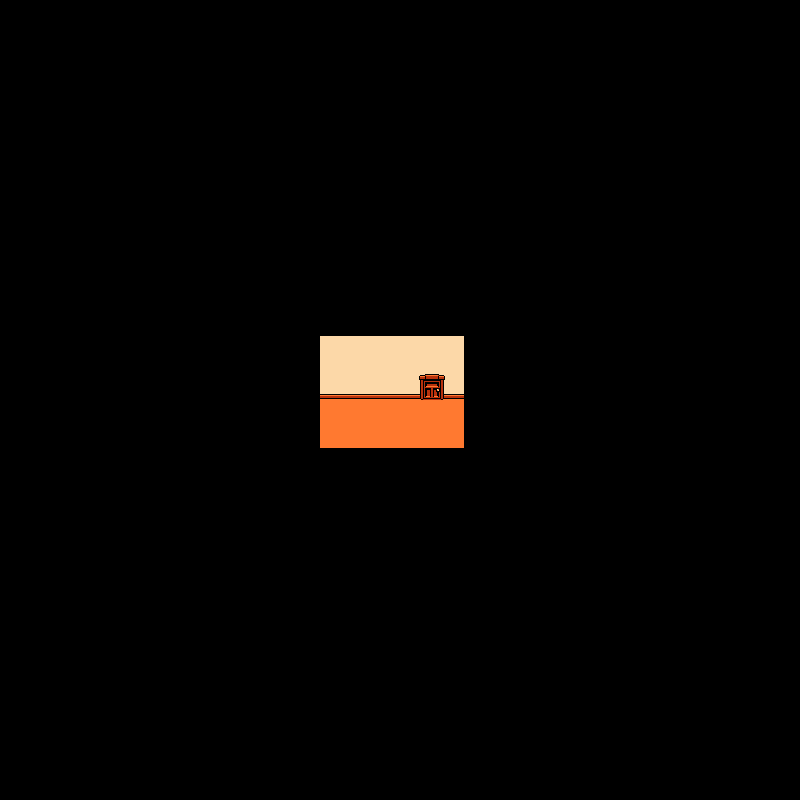

This game map was drawn from its Tiled (.tmx) file and the tilesets committed beside it. A one-line description and the full map source follow:
An orthogonal 50x50 tile map with 16x16 px tiles, 1 tile layer (Tile Layer 1).

<map version="1.5" tiledversion="1.7.0" orientation="orthogonal" renderorder="right-down" width="50" height="50" tilewidth="16" tileheight="16" infinite="0" nextlayerid="2" nextobjectid="1">
 <tileset firstgid="1" source="Sprite-0172.tsx" />
 <layer id="1" name="Tile Layer 1" width="50" height="50">
  <data encoding="csv">
0,0,0,0,0,0,0,0,0,0,0,0,0,0,0,0,0,0,0,0,0,0,0,0,0,0,0,0,0,0,0,0,0,0,0,0,0,0,0,0,0,0,0,0,0,0,0,0,0,0,
0,0,0,0,0,0,0,0,0,0,0,0,0,0,0,0,0,0,0,0,0,0,0,0,0,0,0,0,0,0,0,0,0,0,0,0,0,0,0,0,0,0,0,0,0,0,0,0,0,0,
0,0,0,0,0,0,0,0,0,0,0,0,0,0,0,0,0,0,0,0,0,0,0,0,0,0,0,0,0,0,0,0,0,0,0,0,0,0,0,0,0,0,0,0,0,0,0,0,0,0,
0,0,0,0,0,0,0,0,0,0,0,0,0,0,0,0,0,0,0,0,0,0,0,0,0,0,0,0,0,0,0,0,0,0,0,0,0,0,0,0,0,0,0,0,0,0,0,0,0,0,
0,0,0,0,0,0,0,0,0,0,0,0,0,0,0,0,0,0,0,0,0,0,0,0,0,0,0,0,0,0,0,0,0,0,0,0,0,0,0,0,0,0,0,0,0,0,0,0,0,0,
0,0,0,0,0,0,0,0,0,0,0,0,0,0,0,0,0,0,0,0,0,0,0,0,0,0,0,0,0,0,0,0,0,0,0,0,0,0,0,0,0,0,0,0,0,0,0,0,0,0,
0,0,0,0,0,0,0,0,0,0,0,0,0,0,0,0,0,0,0,0,0,0,0,0,0,0,0,0,0,0,0,0,0,0,0,0,0,0,0,0,0,0,0,0,0,0,0,0,0,0,
0,0,0,0,0,0,0,0,0,0,0,0,0,0,0,0,0,0,0,0,0,0,0,0,0,0,0,0,0,0,0,0,0,0,0,0,0,0,0,0,0,0,0,0,0,0,0,0,0,0,
0,0,0,0,0,0,0,0,0,0,0,0,0,0,0,0,0,0,0,0,0,0,0,0,0,0,0,0,0,0,0,0,0,0,0,0,0,0,0,0,0,0,0,0,0,0,0,0,0,0,
0,0,0,0,0,0,0,0,0,0,0,0,0,0,0,0,0,0,0,0,0,0,0,0,0,0,0,0,0,0,0,0,0,0,0,0,0,0,0,0,0,0,0,0,0,0,0,0,0,0,
0,0,0,0,0,0,0,0,0,0,0,0,0,0,0,0,0,0,0,0,0,0,0,0,0,0,0,0,0,0,0,0,0,0,0,0,0,0,0,0,0,0,0,0,0,0,0,0,0,0,
0,0,0,0,0,0,0,0,0,0,0,0,0,0,0,0,0,0,0,0,0,0,0,0,0,0,0,0,0,0,0,0,0,0,0,0,0,0,0,0,0,0,0,0,0,0,0,0,0,0,
0,0,0,0,0,0,0,0,0,0,0,0,0,0,0,0,0,0,0,0,0,0,0,0,0,0,0,0,0,0,0,0,0,0,0,0,0,0,0,0,0,0,0,0,0,0,0,0,0,0,
0,0,0,0,0,0,0,0,0,0,0,0,0,0,0,0,0,0,0,0,0,0,0,0,0,0,0,0,0,0,0,0,0,0,0,0,0,0,0,0,0,0,0,0,0,0,0,0,0,0,
0,0,0,0,0,0,0,0,0,0,0,0,0,0,0,0,0,0,0,0,0,0,0,0,0,0,0,0,0,0,0,0,0,0,0,0,0,0,0,0,0,0,0,0,0,0,0,0,0,0,
0,0,0,0,0,0,0,0,0,0,0,0,0,0,0,0,0,0,0,0,0,0,0,0,0,0,0,0,0,0,0,0,0,0,0,0,0,0,0,0,0,0,0,0,0,0,0,0,0,0,
0,0,0,0,0,0,0,0,0,0,0,0,0,0,0,0,0,0,0,0,0,0,0,0,0,0,0,0,0,0,0,0,0,0,0,0,0,0,0,0,0,0,0,0,0,0,0,0,0,0,
0,0,0,0,0,0,0,0,0,0,0,0,0,0,0,0,0,0,0,0,0,0,0,0,0,0,0,0,0,0,0,0,0,0,0,0,0,0,0,0,0,0,0,0,0,0,0,0,0,0,
0,0,0,0,0,0,0,0,0,0,0,0,0,0,0,0,0,0,0,0,0,0,0,0,0,0,0,0,0,0,0,0,0,0,0,0,0,0,0,0,0,0,0,0,0,0,0,0,0,0,
0,0,0,0,0,0,0,0,0,0,0,0,0,0,0,0,0,0,0,0,0,0,0,0,0,0,0,0,0,0,0,0,0,0,0,0,0,0,0,0,0,0,0,0,0,0,0,0,0,0,
0,0,0,0,0,0,0,0,0,0,0,0,0,0,0,0,0,0,0,0,0,0,0,0,0,0,0,0,0,0,0,0,0,0,0,0,0,0,0,0,0,0,0,0,0,0,0,0,0,0,
0,0,0,0,0,0,0,0,0,0,0,0,0,0,0,0,0,0,0,0,2,2,2,2,2,2,2,2,2,0,0,0,0,0,0,0,0,0,0,0,0,0,0,0,0,0,0,0,0,0,
0,0,0,0,0,0,0,0,0,0,0,0,0,0,0,0,0,0,0,0,2,2,2,2,2,2,2,2,2,0,0,0,0,0,0,0,0,0,0,0,0,0,0,0,0,0,0,0,0,0,
0,0,0,0,0,0,0,0,0,0,0,0,0,0,0,0,0,0,0,0,2,2,2,2,2,2,3,4,2,0,0,0,0,0,0,0,0,0,0,0,0,0,0,0,0,0,0,0,0,0,
0,0,0,0,0,0,0,0,0,0,0,0,0,0,0,0,0,0,0,0,22,22,22,22,22,22,23,24,22,0,0,0,0,0,0,0,0,0,0,0,0,0,0,0,0,0,0,0,0,0,
0,0,0,0,0,0,0,0,0,0,0,0,0,0,0,0,0,0,0,0,42,42,42,42,42,42,42,42,42,0,0,0,0,0,0,0,0,0,0,0,0,0,0,0,0,0,0,0,0,0,
0,0,0,0,0,0,0,0,0,0,0,0,0,0,0,0,0,0,0,0,42,42,42,42,42,42,42,42,42,0,0,0,0,0,0,0,0,0,0,0,0,0,0,0,0,0,0,0,0,0,
0,0,0,0,0,0,0,0,0,0,0,0,0,0,0,0,0,0,0,0,42,42,42,42,42,42,42,42,42,0,0,0,0,0,0,0,0,0,0,0,0,0,0,0,0,0,0,0,0,0,
0,0,0,0,0,0,0,0,0,0,0,0,0,0,0,0,0,0,0,0,0,0,0,0,0,0,0,0,0,0,0,0,0,0,0,0,0,0,0,0,0,0,0,0,0,0,0,0,0,0,
0,0,0,0,0,0,0,0,0,0,0,0,0,0,0,0,0,0,0,0,0,0,0,0,0,0,0,0,0,0,0,0,0,0,0,0,0,0,0,0,0,0,0,0,0,0,0,0,0,0,
0,0,0,0,0,0,0,0,0,0,0,0,0,0,0,0,0,0,0,0,0,0,0,0,0,0,0,0,0,0,0,0,0,0,0,0,0,0,0,0,0,0,0,0,0,0,0,0,0,0,
0,0,0,0,0,0,0,0,0,0,0,0,0,0,0,0,0,0,0,0,0,0,0,0,0,0,0,0,0,0,0,0,0,0,0,0,0,0,0,0,0,0,0,0,0,0,0,0,0,0,
0,0,0,0,0,0,0,0,0,0,0,0,0,0,0,0,0,0,0,0,0,0,0,0,0,0,0,0,0,0,0,0,0,0,0,0,0,0,0,0,0,0,0,0,0,0,0,0,0,0,
0,0,0,0,0,0,0,0,0,0,0,0,0,0,0,0,0,0,0,0,0,0,0,0,0,0,0,0,0,0,0,0,0,0,0,0,0,0,0,0,0,0,0,0,0,0,0,0,0,0,
0,0,0,0,0,0,0,0,0,0,0,0,0,0,0,0,0,0,0,0,0,0,0,0,0,0,0,0,0,0,0,0,0,0,0,0,0,0,0,0,0,0,0,0,0,0,0,0,0,0,
0,0,0,0,0,0,0,0,0,0,0,0,0,0,0,0,0,0,0,0,0,0,0,0,0,0,0,0,0,0,0,0,0,0,0,0,0,0,0,0,0,0,0,0,0,0,0,0,0,0,
0,0,0,0,0,0,0,0,0,0,0,0,0,0,0,0,0,0,0,0,0,0,0,0,0,0,0,0,0,0,0,0,0,0,0,0,0,0,0,0,0,0,0,0,0,0,0,0,0,0,
0,0,0,0,0,0,0,0,0,0,0,0,0,0,0,0,0,0,0,0,0,0,0,0,0,0,0,0,0,0,0,0,0,0,0,0,0,0,0,0,0,0,0,0,0,0,0,0,0,0,
0,0,0,0,0,0,0,0,0,0,0,0,0,0,0,0,0,0,0,0,0,0,0,0,0,0,0,0,0,0,0,0,0,0,0,0,0,0,0,0,0,0,0,0,0,0,0,0,0,0,
0,0,0,0,0,0,0,0,0,0,0,0,0,0,0,0,0,0,0,0,0,0,0,0,0,0,0,0,0,0,0,0,0,0,0,0,0,0,0,0,0,0,0,0,0,0,0,0,0,0,
0,0,0,0,0,0,0,0,0,0,0,0,0,0,0,0,0,0,0,0,0,0,0,0,0,0,0,0,0,0,0,0,0,0,0,0,0,0,0,0,0,0,0,0,0,0,0,0,0,0,
0,0,0,0,0,0,0,0,0,0,0,0,0,0,0,0,0,0,0,0,0,0,0,0,0,0,0,0,0,0,0,0,0,0,0,0,0,0,0,0,0,0,0,0,0,0,0,0,0,0,
0,0,0,0,0,0,0,0,0,0,0,0,0,0,0,0,0,0,0,0,0,0,0,0,0,0,0,0,0,0,0,0,0,0,0,0,0,0,0,0,0,0,0,0,0,0,0,0,0,0,
0,0,0,0,0,0,0,0,0,0,0,0,0,0,0,0,0,0,0,0,0,0,0,0,0,0,0,0,0,0,0,0,0,0,0,0,0,0,0,0,0,0,0,0,0,0,0,0,0,0,
0,0,0,0,0,0,0,0,0,0,0,0,0,0,0,0,0,0,0,0,0,0,0,0,0,0,0,0,0,0,0,0,0,0,0,0,0,0,0,0,0,0,0,0,0,0,0,0,0,0,
0,0,0,0,0,0,0,0,0,0,0,0,0,0,0,0,0,0,0,0,0,0,0,0,0,0,0,0,0,0,0,0,0,0,0,0,0,0,0,0,0,0,0,0,0,0,0,0,0,0,
0,0,0,0,0,0,0,0,0,0,0,0,0,0,0,0,0,0,0,0,0,0,0,0,0,0,0,0,0,0,0,0,0,0,0,0,0,0,0,0,0,0,0,0,0,0,0,0,0,0,
0,0,0,0,0,0,0,0,0,0,0,0,0,0,0,0,0,0,0,0,0,0,0,0,0,0,0,0,0,0,0,0,0,0,0,0,0,0,0,0,0,0,0,0,0,0,0,0,0,0,
0,0,0,0,0,0,0,0,0,0,0,0,0,0,0,0,0,0,0,0,0,0,0,0,0,0,0,0,0,0,0,0,0,0,0,0,0,0,0,0,0,0,0,0,0,0,0,0,0,0,
0,0,0,0,0,0,0,0,0,0,0,0,0,0,0,0,0,0,0,0,0,0,0,0,0,0,0,0,0,0,0,0,0,0,0,0,0,0,0,0,0,0,0,0,0,0,0,0,0,0
</data>
 </layer>
</map>
